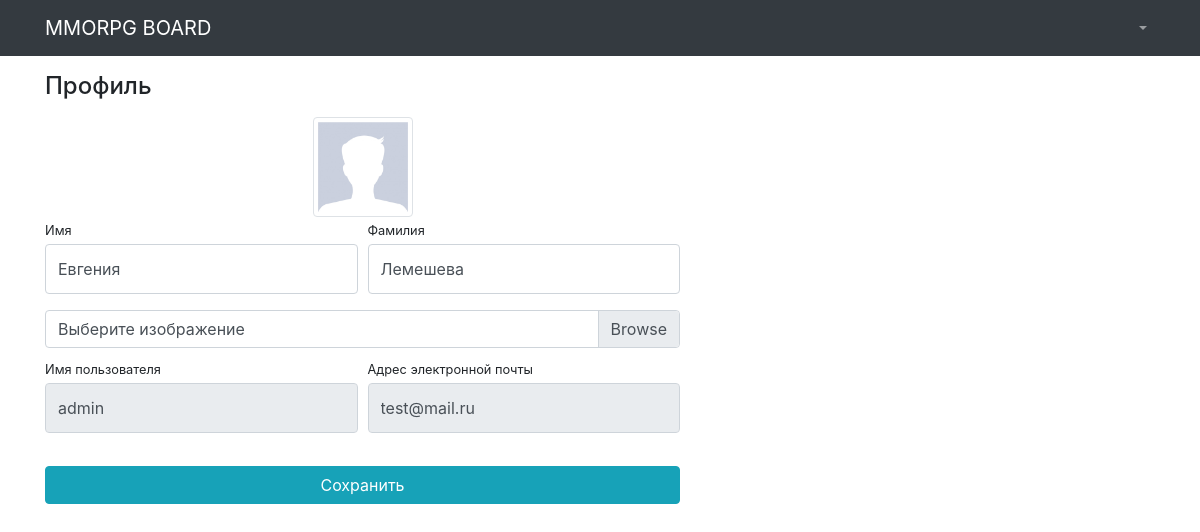
/users/profile/ (signed in), run on the app's committed database.
### users/models.py (models this page shows)
class User(AbstractUser):
    image = models.ImageField(upload_to='users_images/', null=True, blank=True)

### users/views.py (the view)
# urls.py: path('profile/', profile, name = 'profile'),
@login_required
def profile(request):
    if request.method == 'POST':
        form = UserProfileForm(instance=request.user, data=request.POST, files=request.FILES)
        if form.is_valid():
            form.save()
            return HttpResponseRedirect(reverse('users:profile'))
    else:
        form = UserProfileForm(instance=request.user)
    context = {'title':'Ваш профиль', 'form':form}
    return render(request, 'users/profile.html', context)

### users/forms.py
class UserProfileForm(UserChangeForm):
    first_name = forms.CharField(widget=forms.TextInput(attrs={'class':'form-control py-4'}))
    last_name = forms.CharField(widget=forms.TextInput(attrs={'class':'form-control py-4'}))
    image = forms.ImageField(widget=forms.FileInput(attrs={'class':'custom-file-input'}), required=False)
    username = forms.CharField(widget=forms.TextInput(attrs={'class':'form-control py-4', 'readonly':True}))
    email = forms.CharField(widget=forms.EmailInput(attrs={'class':'form-control py-4', 'readonly': True}))
    class Meta:
        model = User
        fields = ('first_name', 'last_name', 'image', 'username', 'email')

### users/templates/users/profile.html (shortened to what this page needs)
{% extends 'board/default.html' %}
{% load static %}
    {% block css %}
    <link href="{% static '/vendor/css/profile.css'%}" rel="stylesheet">
    {% endblock %}
{% block content %}
<div class="container">
    <div class="row">
        <div class="col-lg-7">
            <h4 class="mt-3 mb-3">Профиль</h4>
            <div class="col-lg-12 text-center">
                <img width="100" height="100"
                     src="{% if user.image %} {{ user.image.url }}
                            {% else %} {% static 'vendor/img/users/default_avatar.jpg'%}
                                {% endif %}"
                     class="img-thumbnail">
            </div>
            <form action="{% url 'users:profile' %}" method="post" enctype="multipart/form-data">
                <div class="form-row">
                    <div class="col-lg-6">
                        <div class="form-group">
                            <label class="small mb-1" for="{{ form.first_name.id_for_label }}">Имя</label>
                            {{ form.first_name }}
                        </div>
                    </div>
                    <div class="col-lg-6">
                        <div class="form-group">
                            <label class="small mb-1" for="{{ form.last_name.id_for_label }}">Фамилия</label>
                            {{  form.last_name  }}
                        </div>
                    </div>
                </div>
                <div class="form-row mb-2">
                    <div class="col-lg-12">
                        <div class="custom-file">
                            <label class="custom-file-label" for="{{ form.image.id_for_label }}">
                                Выберите изображение
                            </label>
                        </div>
                    </div>
                </div>
                <div class="form-row">
                    <div class="col-lg-6">
                        <label class="small mb-1" for="{{ form.username.id_for_label }}">Имя пользователя</label>
                        {{ form.username }}
                    </div>
                    <div class="col-lg-6">
                        <label class="small mb-1" for="{{ form.email.id_for_label }}">
                            Адрес электронной почты
                        </label>
                        {{ form.email }}
                    </div>
                </div>
                <div class="form-row">
                    <div class="col-lg-12" style="margin-top: 33px;">
                        <input class="btn btn-info btn-block" type="submit" value="Сохранить">
                    </div>
                </div>
            </form>
        </div>
    </div>
</div>
{% endblock %}

### data on the page
User: first_name "Евгения", last_name "Лемешева", username "admin", email "test@mail.ru"
